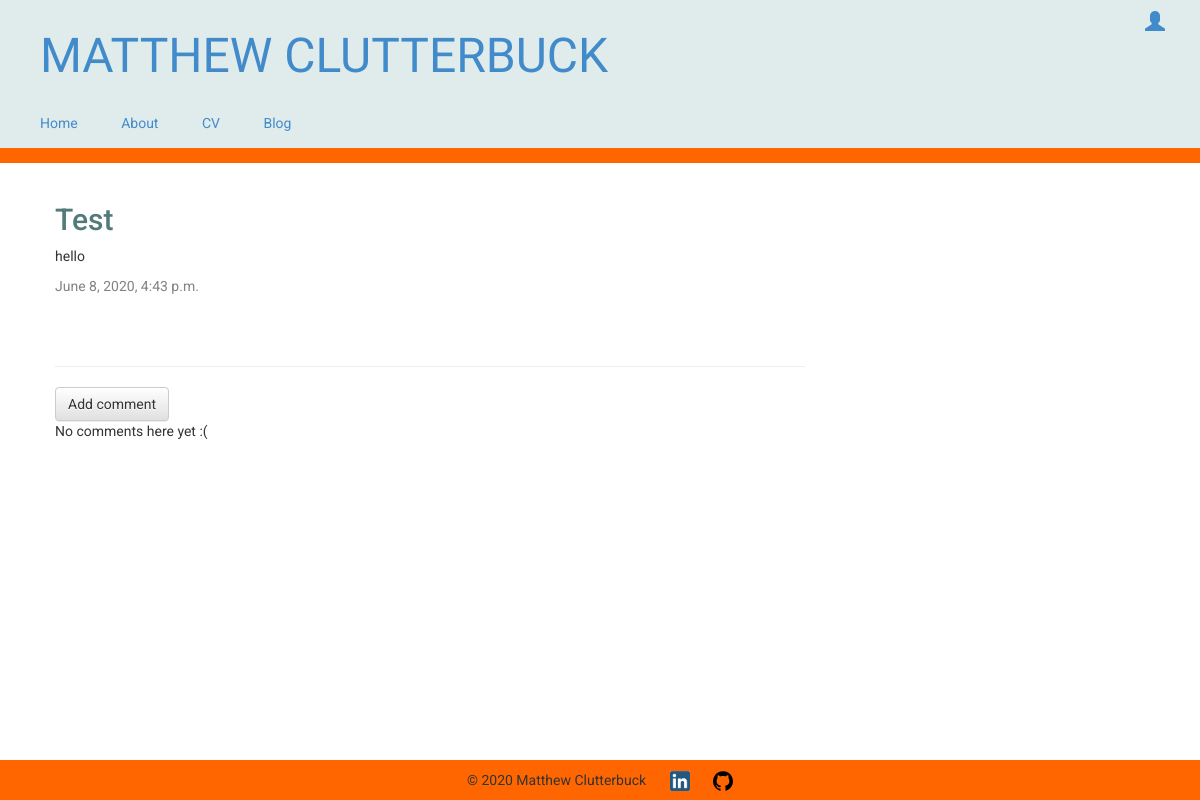
/blog/post/14/, run on the app's committed database.
### blog/models.py (models this page shows, shortened)
class Post(models.Model):
    author = models.ForeignKey(settings.AUTH_USER_MODEL, on_delete=models.CASCADE)
    title = models.CharField(max_length=200)
    text = models.TextField()
    created_date = models.DateTimeField(default=timezone.now)
    published_date = models.DateTimeField(blank=True, null=True)

### blog/views.py (the view)
# urls.py: path('blog/post/<int:pk>/', views.post_detail, name='post_detail'),
def post_detail(request, pk):
    post = get_object_or_404(Post, pk=pk)
    return render(request, 'blog/post_detail.html', {'post': post})

### blog/templates/blog/post_detail.html (shortened to what this page needs)
{% extends 'blog/base.html' %}
{% block content %}
    <div class="post">
        <h2>{{ post.title }}</h2>
        <p>{{ post.text|linebreaksbr }}</p>
        {% if post.published_date %}
            <div class="date">
                {{ post.published_date }}
            </div>
        {% else %}
            <a class="btn btn-default" href="{% url 'post_publish' pk=post.pk %}">Publish</a>
        {% endif %}
    </div>
    <hr>
    <a class="btn btn-default" href="{% url 'add_comment_to_post' pk=post.pk %}">Add comment</a>
    {% for comment in post.comments.all %}
        {% if user.is_authenticated or comment.approved_comment %}
        <div class="comment">
            <div class="date">
                {{ comment.created_date }}
                {% if not comment.approved_comment %}
                    <a class="btn btn-default" href="{% url 'comment_remove' pk=comment.pk %}"><span class="glyphicon glyphicon-remove"></span></a>
                    <a class="btn btn-default" href="{% url 'comment_approve' pk=comment.pk %}"><span class="glyphicon glyphicon-ok"></span></a>
                {% endif %}
            </div>
            <strong>{{ comment.author }}</strong>
            <p>{{ comment.text|linebreaks }}</p>
        </div>
        {% endif %}
    {% empty %}
        <p>No comments here yet :(</p>
    {% endfor %}
{% endblock %}

### blog/static/css/blog.css (style rules this page uses)
body { font-family: 'Roboto'; height: 100%; margin: 0; width: 100%; }
h1, h2, h3, h4 { font-family: 'Roboto'; color: #527a7a; }
.date { color: #828282; }
.post { margin-bottom: 70px; }
body { background-color: #ffffff; width: 100%; }

### data on the page
Post: title "Test", text "hello", published_date "June 8, 2020, 4:43 p.m."
